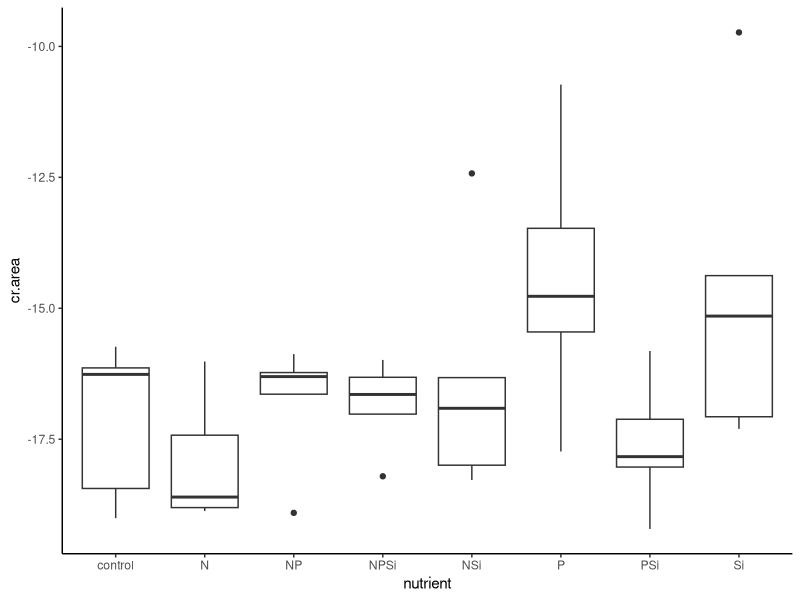
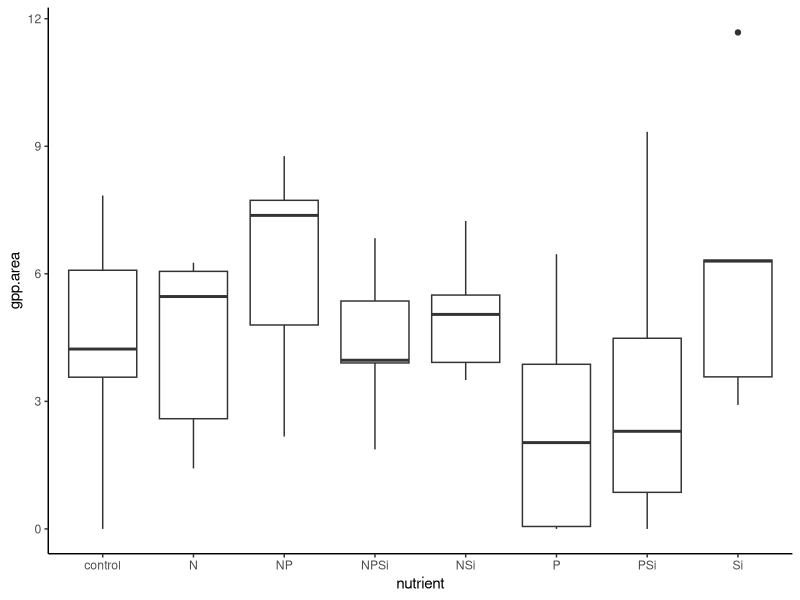
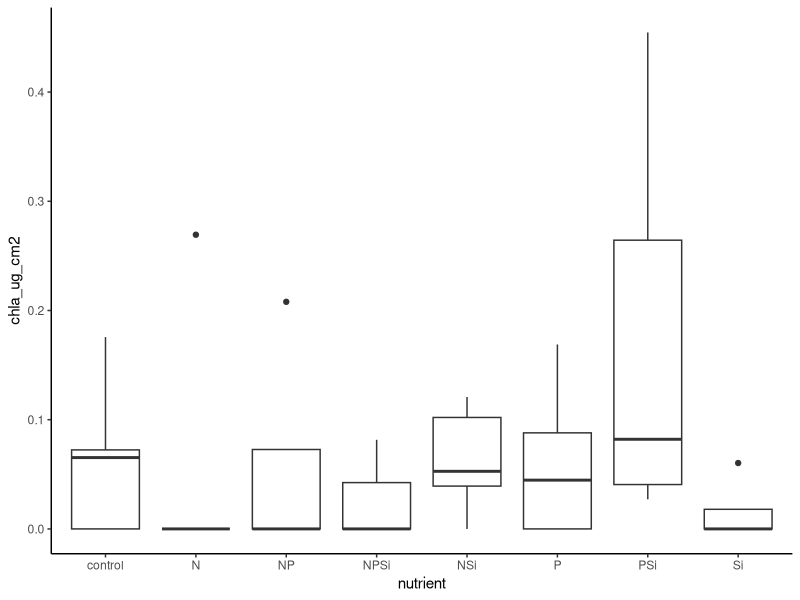
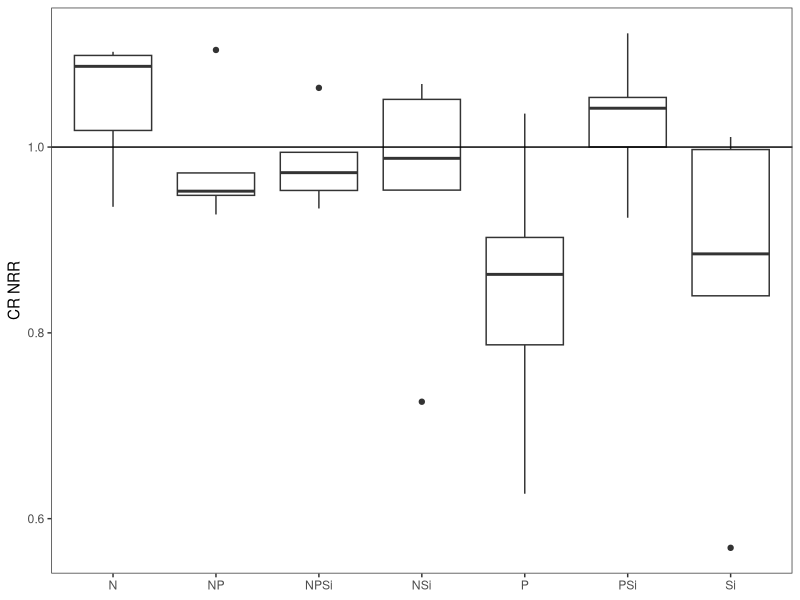
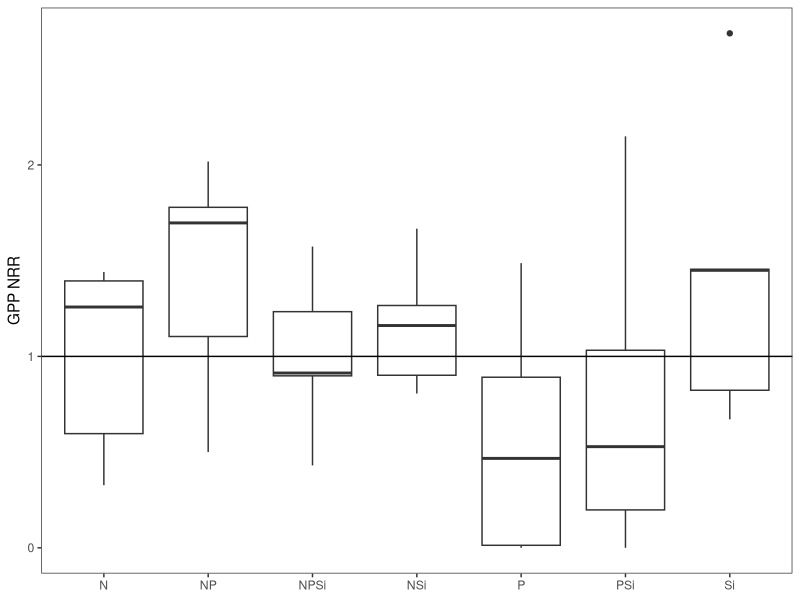
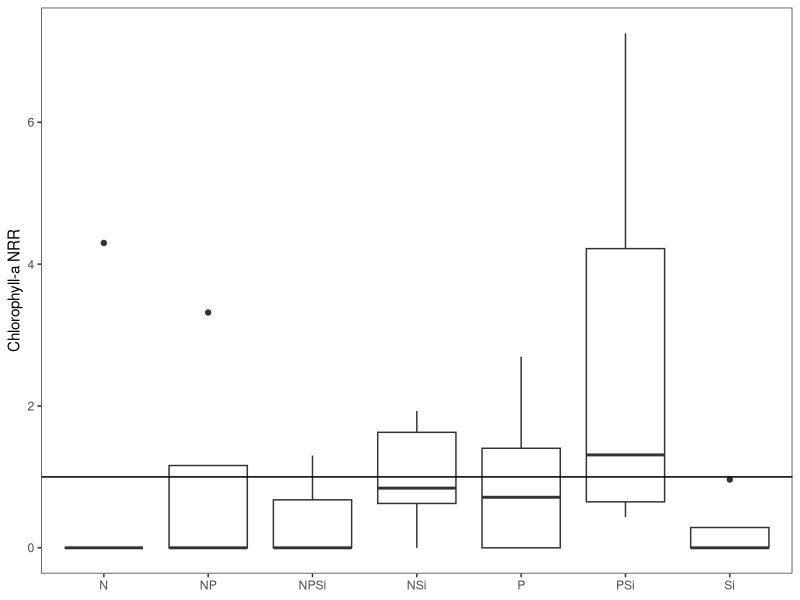
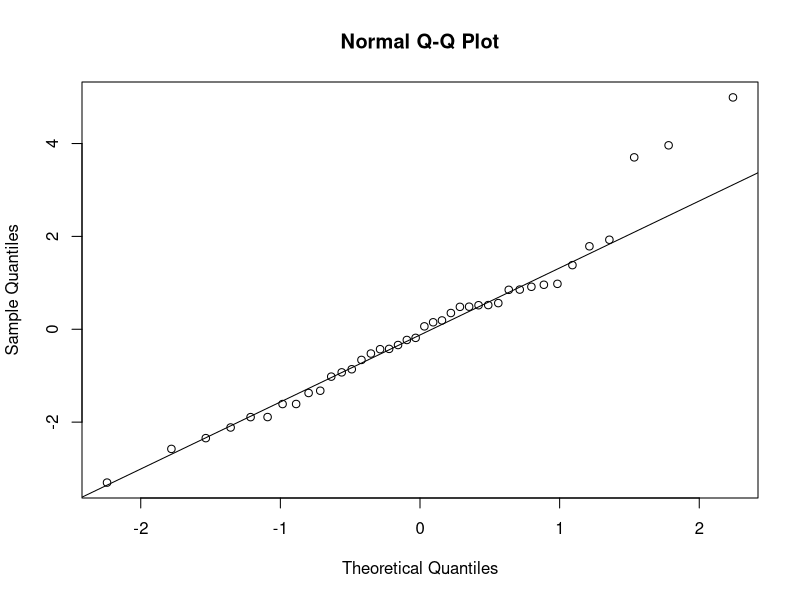
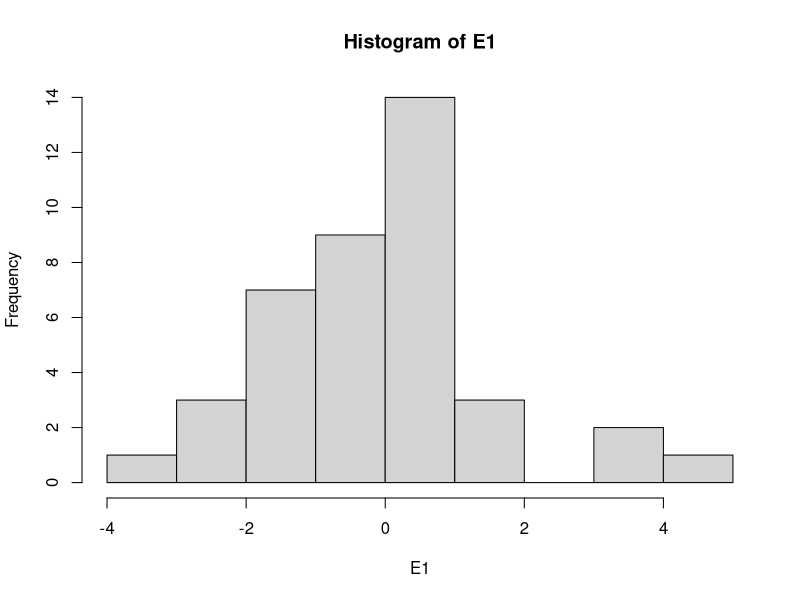

Write the R code that produced these figures, in order. (Note: this script raises an error after producing the figures.)
#Author:  Clay Arango
#Creation date: 14-Feb-19
#Script to analyze NDS data from Summer 2018 WSB work with S. Roley and A. Alexiades

#packages
install.packages("nlme")
install.packages("nortest")
install.packages("dplyr")
install.packages("multcomp")
install.packages("MASS")
install.packages("ggplot2")
library(nlme)
library(nortest)
library(plyr)
library(dplyr)
library(multcomp)
library(MASS)
library(ggplot2)

#Load data
sat_fall<- read.csv("satus_fall.csv")

#set variable
d = sat_fall

#evaluate data to make sure factors are correct
names(d)
unique(d$nutrient) #control, N, NP, NPSi, NSi, P, PSi, Si
unique(d$N) #should be 0 and 1
unique(d$P) #should be 0 and 1
unique(d$Si) #should be 0 and 1
unique(d$top) #should be "sponge" and "glass"
#if need to change, use recode function below. 
d$top<-recode(d$top, "cellulose" ="sponge")
str(d)

#convert N and P vand Si alues (0 or 1 for absence or presence) to factors
d$N<-as.factor(d$N)
d$P<-as.factor(d$P)
d$Si<-as.factor(d$Si)
str(d)

#subset data into gpp and cr response
d.cr = subset(d, top=="sponge", data=d)
d.gpp = subset(d, top=="glass", data=d)

#check for outliers and check data entry before calculating NRR.
ggplot(d.cr, aes(x=nutrient, y=cr.area))+geom_boxplot() +theme_classic()
#high (low) NSi and Si values ok

#calculate nrr for cr
x<-ddply(d.cr, "nutrient", summarise, ave_cr = mean(cr.area, na.rm=T))
x
d.cr$cr.nrr = d.cr$cr.area/-17.11723 #divide by control ave_cr

#check for outliers and check data entry before calculating NRR.
ggplot(d.gpp, aes(x=nutrient, y=gpp.area))+geom_boxplot() +theme_classic()
#one high Si checks out
ggplot(d.gpp, aes(x=nutrient, y=chla_ug_cm2))+geom_boxplot() +theme_classic()
#ok

#calculate nrr for gpp and chla
x<- ddply(d.gpp, "nutrient", summarise, ave_gpp = mean(gpp.area, na.rm=T), ave_chla = mean(chla_ug_cm2, na.rm=T)) 
x
d.gpp$gpp.nrr = d.gpp$gpp.area/4.345200 #divide by control ave_gpp
d.gpp$chla.nrr = d.gpp$chla_ug_cm2/0.06266962 #divide by control ave_chla

###############
#plots of NRR
##############
ggplot(data=subset(d.cr, !(nutrient=="control")), aes(x=nutrient, y=cr.nrr))+geom_boxplot()+theme_bw()+
  ylab("CR NRR")+geom_abline(slope = 0, intercept = 1)+
  theme(axis.title.x=element_blank(), panel.grid.minor=element_blank(), panel.grid.major=element_blank())

ggplot(data=subset(d.gpp, !(nutrient=="control")), aes(x=nutrient, y=gpp.nrr))+geom_boxplot()+theme_bw()+
  ylab("GPP NRR")+geom_abline(slope = 0, intercept = 1)+
  theme(axis.title.x=element_blank(), panel.grid.minor=element_blank(), panel.grid.major=element_blank())

ggplot(data=subset(d.gpp, !(nutrient=="control")), aes(x=nutrient, y=chla.nrr))+geom_boxplot()+theme_bw()+
  ylab("Chlorophyll-a NRR")+geom_abline(slope = 0, intercept = 1)+
  theme(axis.title.x=element_blank(), panel.grid.minor=element_blank(), panel.grid.major=element_blank())

############################################################
#analyze RESPIRATION data
############################################################

M1<-gls(cr.area~N*P*Si, data=d.cr, na.action=na.omit)
E1<-residuals(M1)
qqnorm(E1)
qqline(E1)
ad.test(E1)
   #residuals are more-or-less normally distributed, p=0.06625. A lot of wiggle around QQ line
hist(E1) #ok
plot(M1)# a little bit heteroscedastic but not dramatically so. less variation as values increase

plot(filter(d.cr, !is.na(cr.area)) %>% dplyr::select(nutrient), 
     E1, xlab="nutrient", ylab="Residuals")
bartlett.test(cr.area~nutrient, data=d.cr)
   #variance test OK

anova(M1)
  #P and NPSi interaction signficant. in figure, Si appears higher, NP lower, all others equal to Control

ggplot(data=d.cr, aes(x=nutrient, y = cr.area))+geom_boxplot()

x <- group_by(d.cr, nutrient) %>%  # Grouping function causes subsequent functions to aggregate by treatment
  summarize(cr.mean = abs(mean(cr.area, na.rm = TRUE)), # na.rm = TRUE to remove missing values
            cr.sd=abs(sd(cr.area, na.rm = TRUE)),  # na.rm = TRUE to remove missing values
            n = sum(!is.na(cr.area)), # of observations, excluding NAs. 
            cr.se=cr.sd/sqrt(n))

ggplot(data=x, aes(x=nutrient, y=cr.mean)) + 
  geom_bar(stat="identity", position=position_dodge(), color = "black") + 
  geom_errorbar(aes(ymin=cr.mean, ymax=cr.mean+cr.se), width=0.2, 
                position=position_dodge(0.9)) + 
  xlab("Nutrient") +
  ylab(expression(Respiration~(ug~O[2]~m^{-2}~h^{-1}))) +
  ylim(0,20) +
  labs(fill="Light") +
  theme_bw() +
  theme(panel.grid.major=element_blank(),
        panel.grid.minor=element_blank(),
        legend.title=element_text(size=6),
        legend.key=element_blank(), 
        legend.position=c(0.5,0.95), 
        legend.text=element_text(size=8), 
        legend.background=element_blank(), 
        legend.direction="horizontal", 
        legend.key.size=unit(0.3, "cm"), 
        axis.title.y=element_text(size=8), 
        axis.title.x=element_text(size=8), 
        axis.text.x=element_text(size=8))


#ggsave('output/figures/Aht_summer_CRNRR.tiff',
#       units="in",
#       width=3.25,
#       height=3.25,
#       dpi=1200,
#       compression="lzw")

############################################################
#analyze the PRODUCTION data
############################################################

M1<-gls(log10(gpp.area+1)~N*P*Si, data=d.gpp, na.action=na.omit) #had to log-transform
E1<-residuals(M1)
qqnorm(E1)
qqline(E1)
ad.test(E1)
  #with log transformation: looks better, p = 0.8947)
  #w/o transformation: residuals not normal (p = 0.012, clear deviation from QQ line)

hist(E1, xlab="residuals", main="")
plot(M1)

plot(filter(d.gpp, !is.na(gpp.area)) %>% dplyr::select(nutrient), 
     E1, xlab="nutrient", ylab="Residuals")
bartlett.test(gpp.area~nutrient, data=d.gpp)
   #variance increases with value, even with transformation. will use kruskal-wallis

ggplot(data=d.gpp, aes(x=nutrient, y = gpp.area))+geom_boxplot()# one funky control value!! check on it!!
anova(M1)#doing anova anyway
#nothing significant

kruskal.test(gpp.area~N+P+Si, data=d.gpp, na.action=na.omit)#kruskal-wallis can only have 1 factor


x <- group_by(d.gpp, nutrient) %>%  # Grouping function causes subsequent functions to aggregate by season and reach
  summarize(gpp.mean = abs(mean(gpp.area, na.rm = TRUE)), # na.rm = TRUE to remove missing values
            gpp.sd=abs(sd(gpp.area, na.rm = TRUE)),  # na.rm = TRUE to remove missing values
            n = sum(!is.na(gpp.area)), # of observations, excluding NAs. 
            gpp.se=gpp.sd/sqrt(n))

ggplot(data=x, aes(x=nutrient, y=gpp.mean)) + 
  geom_bar(stat="identity", position=position_dodge(), color = "black") + 
  geom_errorbar(aes(ymin=gpp.mean, ymax=gpp.mean+gpp.se), width=0.2, 
                position=position_dodge(0.9)) + 
  xlab("Nutrient") +
  ylab(expression(Production~(ug~O[2]~m^{-2}~h^{-1}))) +
  labs(fill="Light") +
  theme_bw() +
  theme(panel.grid.major=element_blank(),
        panel.grid.minor=element_blank(), 
        legend.title=element_text(size=6), 
        legend.key=element_blank(),  
        legend.position=c(0.5,0.95),  
        legend.text=element_text(size=8),  
        legend.background=element_blank(),  
        legend.direction="horizontal",  
        legend.key.size=unit(0.3, "cm"),  
        axis.title.y=element_text(size=8),  
        axis.title.x=element_text(size=8),  
        axis.text.x=element_text(size=8))

#ggsave('output/figures/gppByNutrient.tiff',
#       units="in",
#       width=3.25,
#       height=3.25,
#       dpi=1200,
#       compression="lzw")


#BELOW HERE IS NOT EDITED





############################################################
#analyze the CHL-A biomass on disks

M1<-gls(chla~N*P*light, data=roza_sum.chla, na.action=na.omit)
E1<-residuals(M1)
qqnorm(E1)
qqline(E1)
ad.test(E1)
  #residuals look bad (p=0.001)
hist(E1)
plot(M1)

vf1 = varIdent(form = ~ 1|N*P)
vf2 = varIdent(form = ~ 1|light)
vf3 = varIdent(form = ~ 1|N*P*light)
vf4 = varPower(form = ~ fitted(.)) 
vf5 = varExp(form = ~ fitted(.))
vf6 = varConstPower(form = ~ fitted(.))
vf7 = varExp(form = ~ fitted(.)|nutrient)

M2<-gls(chla~N*P*light, data=roza_sum.chla, na.action=na.omit, weights=vf1)
M3<-gls(chla~N*P*light, data=roza_sum.chla, na.action=na.omit, weights=vf2)
M4<-gls(chla~N*P*light, data=roza_sum.chla, na.action=na.omit, weights=vf3)
M5<-gls(chla~N*P*light, data=roza_sum.chla, na.action=na.omit, weights=vf4)
M6<-gls(chla~N*P*light, data=roza_sum.chla, na.action=na.omit, weights=vf5)
M7<-gls(chla~N*P*light, data=roza_sum.chla, na.action=na.omit, weights=vf6)
M8<-gls(chla~N*P*light, data=roza_sum.chla, na.action=na.omit, weights=vf7)

anova(M1,M2,M3,M4,M5,M6,M7,M8)

#M3 is best on AIC

E3<-residuals(M3)
qqnorm(E3)
qqline(E3)
ad.test(E3)
#residuals are not normal (p=0.001)
hist(E3, xlab="residuals", main="")
plot(M3)
  #hist and plot look good

plot(filter(roza_sum.chla, !is.na(chla)) %>% dplyr::select(light), 
     E3, xlab="light", ylab="Residuals")
bartlett.test(chla~light, data=roza_sum.chla)

plot(filter(roza_sum.chla, !is.na(chla)) %>% dplyr::select(nutrient), 
     E3, xlab="nutrient", ylab="Residuals")
bartlett.test(chla~nutrient, data=roza_sum.chla)

anova(M3)

#light is significant and N and P separately interact with light

x<-roza_sum.chla[complete.cases(roza_sum.chla$chla),]

with(x, 
     interaction.plot(nutrient,light,chla, 
                      ylim=c(0,1.5),lty=c(1,12),lwd=2,ylab="Chlorophyll a", 
                      xlab="Nutrient", trace.label="Light"))

x <- group_by(roza_sum.chla, nutrient, light) %>%  # Grouping function causes subsequent functions to aggregate by season and reach
  summarize(chla.mean = mean(chla, na.rm = TRUE), # na.rm = TRUE to remove missing values
            chla.sd=sd(chla, na.rm = TRUE),  # na.rm = TRUE to remove missing values
            n = sum(!is.na(chla)), # of observations, excluding NAs. 
            chla.se=chla.sd/sqrt(n))

ggplot(data=x, 
       aes(x=nutrient, y=chla.mean, fill=light)) + 
  geom_bar(stat="identity", position=position_dodge(), color = "black") + 
  geom_errorbar(aes(ymin=chla.mean, ymax=chla.mean+chla.se), width=0.2, 
                position=position_dodge(0.9)) + 
  scale_fill_manual(values=c("white","black")) +
  xlab("Nutrient") +
  ylab(expression(Chlorophyll~a~(ug~cm^{-2}))) +
  ylim(0,1.7) +
  labs(fill="Light") +
  theme_bw() +
  theme(panel.grid.major=element_blank(), 
        panel.grid.minor=element_blank(), 
        legend.title=element_text(size=6), 
        legend.key=element_blank(), 
        legend.position=c(0.5,0.95), 
        legend.text=element_text(size=8), 
        legend.background=element_blank(), 
        legend.direction="horizontal", 
        legend.key.size=unit(0.3, "cm"), 
        axis.title.y=element_text(size=8), 
        axis.title.x=element_text(size=8), 
        axis.text.x=element_text(size=8))

ggsave('output/figures/chlaByNutrientLight.tiff',
       units="in",
       width=3.25,
       height=3.25,
       dpi=1200,
       compression="lzw")



############################################################
############################################################
#calculate nrr mean and standard error
x1 <- group_by(roza_sum, nutrient, light) %>%  # Grouping function causes subsequent functions to aggregate by season and reach
  summarize(chla.nrr.mean = mean(chla.nrr, na.rm = TRUE), # na.rm = TRUE to remove missing values
            chla.nrr.sd=sd(chla.nrr, na.rm = TRUE),  # na.rm = TRUE to remove missing values
            chla.n = sum(!is.na(chla.nrr)), # of observations, excluding NAs. 
            chla.nrr.se=chla.nrr.sd/sqrt(chla.n))


x2 <- group_by(roza_sum, nutrient, light) %>%  # Grouping function causes subsequent functions to aggregate by season and reach
  summarize(gpp.nrr.mean = mean(gpp.nrr, na.rm = TRUE), # na.rm = TRUE to remove missing values
            gpp.nrr.sd=sd(gpp.nrr, na.rm = TRUE),  # na.rm = TRUE to remove missing values
            gpp.n = sum(!is.na(gpp.nrr)), # of observations, excluding NAs. 
            gpp.nrr.se=gpp.nrr.sd/sqrt(gpp.n))

x3 <- group_by(roza_sum, nutrient, light) %>%  # Grouping function causes subsequent functions to aggregate by season and reach
  summarize(cr.nrr.mean = mean(cr.nrr, na.rm = TRUE), # na.rm = TRUE to remove missing values
            cr.nrr.sd=sd(cr.nrr, na.rm = TRUE),  # na.rm = TRUE to remove missing values
            cr.n = sum(!is.na(cr.nrr)), # of observations, excluding NAs. 
            cr.nrr.se=cr.nrr.sd/sqrt(cr.n))

roza_sum.nrr<-cbind(x1,x2,x3)
roza_sum.nrr <- roza_sum.nrr[, !duplicated(colnames(roza_sum.nrr))]
write.csv(roza_sum.nrr, "roza_sum.nrr.csv")
